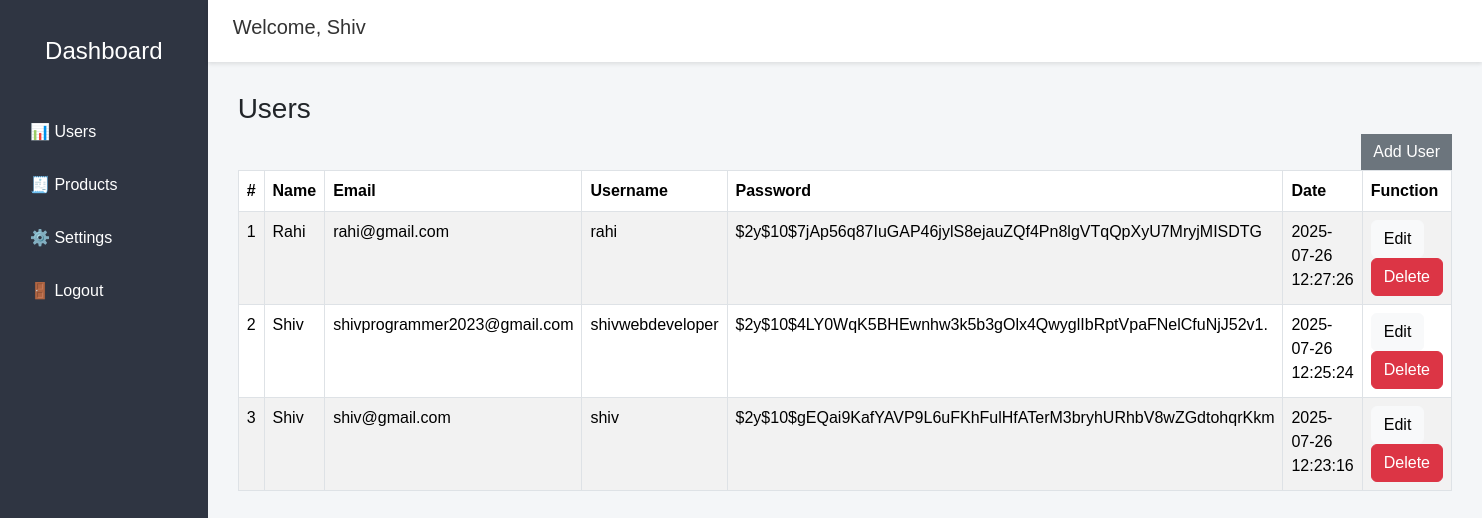
Before: /admin/user-list.php (signed in) with the older database file.
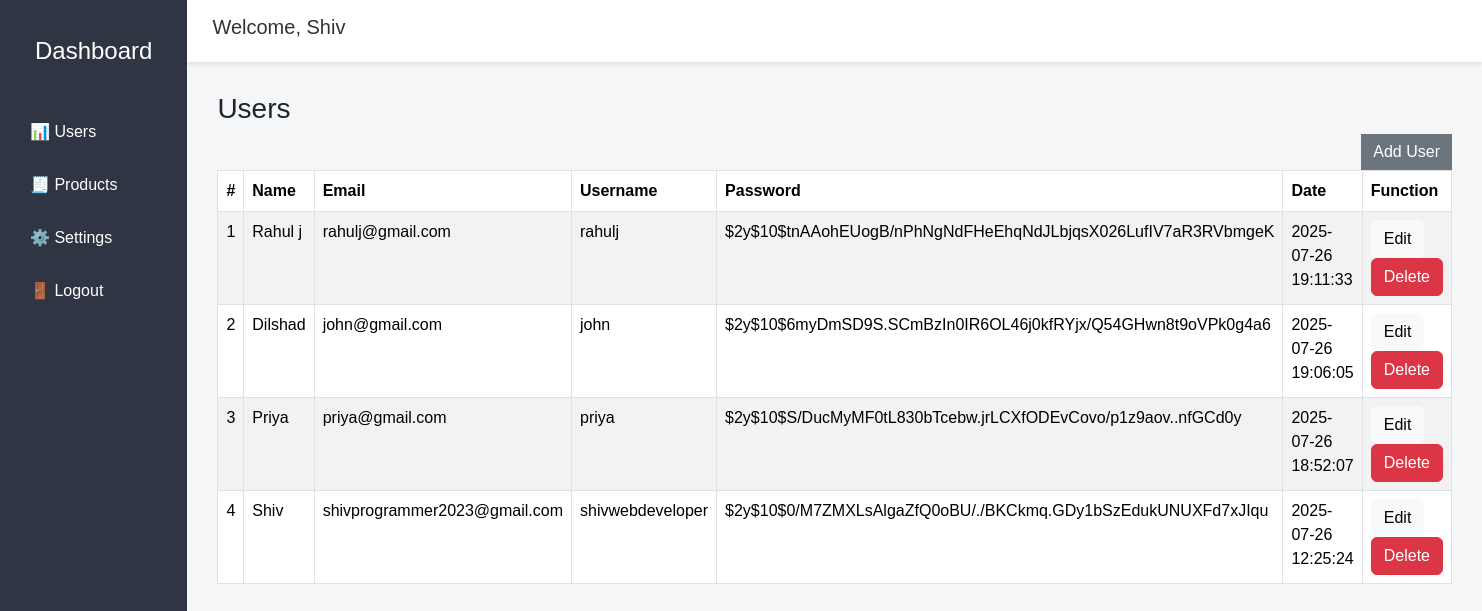
After: the same page with the newer database file.
### tables this page shows
CREATE TABLE `users` (
  `id` int(11) NOT NULL,
  `username` varchar(255) NOT NULL,
  `name` varchar(255) NOT NULL,
  `email` varchar(255) NOT NULL,
  `password` varchar(255) NOT NULL,
  `created_at` timestamp NOT NULL DEFAULT current_timestamp()
);

### admin/user-list.php (the view, shortened to what this page needs)
<?php
include './header.php';
require_once '../db.php';
$sql = "SELECT id, username, name, email, created_at, password FROM users ORDER BY id DESC";
$result = $conn->query($sql);
?>
<?php include './sidebar.php'; ?>
<div class="main">
    <?php include './navbar.php'; ?>
    <div class="content">
        <h3> Users </h3>
        <div style="text-align:right;">
            <a href="add-user.php">
                <button type="buuton" class="btn btn-secondary" style="border:none; border-radius:0px;"> Add User </button>
            </a>
        </div>
        <div class="table-responsive">
            <table class="table table-striped table-bordered">
                <thead>
                    <tr>
                        <th> # </th>
                        <th> Name </th>
                        <th> Email </th>
                        <th> Username </th>
                        <th> Password </th>
                        <th> Date </th>
                        <th> Function </th>
                    </tr>
                </thead>
                <tbody>
                    <?php if ($result->num_rows > 0): ?>
                        <?php
                            $id = 1;
                            while ($user = $result->fetch_assoc()): ?>
                            <tr>
                                <td> <?= $id++; ?> </td>
                                <td><?= htmlspecialchars($user['name']); ?></td>
                                <td><?= htmlspecialchars($user['email']); ?></td>
                                <td><?= htmlspecialchars($user['username']); ?></td>
                                <td><?= htmlspecialchars($user['password']); ?></td>
                                <td><?= htmlspecialchars($user['created_at']); ?></td>
                                <td>
                                   <a href="add-user.php?edit=<?= $user['id']; ?>" class="btn btn-light">Edit</a>
                                    <a href="user-list.php?action=delete&id=<?= $user['id']; ?>" class="btn btn-danger" onclick="return confirm('Are you sure?')"> Delete </a>
                                </td>
                            </tr>
                        <?php endwhile; ?>
                    <?php else: ?>
                        <tr>
                            <td colspan="5">No users found.</td>
                        </tr>
                    <?php endif; ?>
                </tbody>
            </table>
        </div>
    </div>
</div>
<?php include './footer.php'; ?>

### admin/header.php (shortened to what this page needs)
<!DOCTYPE html>
<html lang="en">
<head>
    <link href="https://cdn.jsdelivr.net/npm/bootstrap@5.3.3/dist/css/bootstrap.min.css" rel="stylesheet">
</head>
<body>

### admin/sidebar.php
<div class="sidebar" id="sidebar">
    <h2> <a href="dashboard.php"> Dashboard </a> </h2>
    <a href="user-list.php">📊 Users </a>
    <a href="product-list.php">🧾 Products </a>
    <a href="settings.php">⚙️ Settings</a>
    <a href="logout.php">🚪 Logout</a>
</div>

### admin/navbar.php (shortened to what this page needs)
<div class="navbar">
        <h1>Welcome, <?= htmlspecialchars($_SESSION['name']); ?> </h1>
    </div>

### admin/footer.php (shortened to what this page needs)
</body>
</html>

### admin/header.php (style rules this page uses)
* { box-sizing: border-box; margin: 0; padding: 0; font-family: Arial, sans-serif; }
body { display: flex; min-height: 100vh; background-color: #f4f6f8; }
.sidebar { width: 220px; background-color: #2f3542; color: #fff; padding: 20px 10px; transition: transform 0.3s ease; }
.sidebar h2 { text-align: center; margin-bottom: 30px; font-size: 24px; }
.sidebar a { display: block; padding: 12px 20px; color: #fff; text-decoration: none; margin: 5px 0; border-radius: 4px; }
.main { flex: 1; display: flex; flex-direction: column; }
.navbar { background-color: #fff; padding: 15px 25px; box-shadow: 0 2px 4px rgba(0,0,0,0.1); display: flex; justify-content: space-between; align-items: center; }
.navbar h1 { font-size: 20px; color: #333; }
.content { padding: 30px; flex: 1; }

Changed rows visible on the page:
removed users: name "Rahi", email "rahi@gmail.com", username "rahi", password "$2y$10$7jAp56q87IuGAP46jylS8ejauZQf4Pn8lgVTqQpXyU7MryjMISDTG", created_at "2025-07-26 12:27:26"
removed users: name "Shiv", email "shiv@gmail.com", username "shiv", password "$2y$10$gEQai9KafYAVP9L6uFKhFulHfATerM3bryhURhbV8wZGdtohqrKkm", created_at "2025-07-26 12:23:16"
added users: name "Rahul j", email "rahulj@gmail.com", username "rahulj", password "$2y$10$tnAAohEUogB/nPhNgNdFHeEhqNdJLbjqsX026LufIV7aR3RVbmgeK", created_at "2025-07-26 19:11:33"
added users: name "Dilshad", email "john@gmail.com", username "john", password "$2y$10$6myDmSD9S.SCmBzIn0IR6OL46j0kfRYjx/Q54GHwn8t9oVPk0g4a6", created_at "2025-07-26 19:06:05"
added users: name "Priya", email "priya@gmail.com", username "priya", password "$2y$10$S/DucMyMF0tL830bTcebw.jrLCXfODEvCovo/p1z9aov..nfGCd0y", created_at "2025-07-26 18:52:07"
changed users "Shiv": password "$2y$10$4LY0WqK5BHEwnhw3k5b3gOlx4QwyglIbRptVpaFNelCfuNjJ52v1." → "$2y$10$0/M7ZMXLsAlgaZfQ0oBU/./BKCkmq.GDy1bSzEdukUNUXFd7xJIqu"
